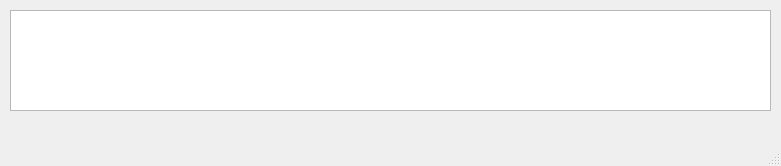
<?xml version="1.0" encoding="UTF-8"?>
<ui version="4.0">
 <class>MainWindow</class>
 <widget class="QMainWindow" name="MainWindow">
  <property name="geometry">
   <rect>
    <x>0</x>
    <y>0</y>
    <width>781</width>
    <height>166</height>
   </rect>
  </property>
  <property name="windowTitle">
   <string>MainWindow</string>
  </property>
  <widget class="QWidget" name="centralwidget">
   <widget class="QTextBrowser" name="textBrowser">
    <property name="geometry">
     <rect>
      <x>10</x>
      <y>10</y>
      <width>761</width>
      <height>101</height>
     </rect>
    </property>
   </widget>
  </widget>
  <widget class="QMenuBar" name="menubar">
   <property name="geometry">
    <rect>
     <x>0</x>
     <y>0</y>
     <width>781</width>
     <height>21</height>
    </rect>
   </property>
  </widget>
  <widget class="QStatusBar" name="statusbar"/>
 </widget>
 <resources/>
 <connections/>
</ui>
